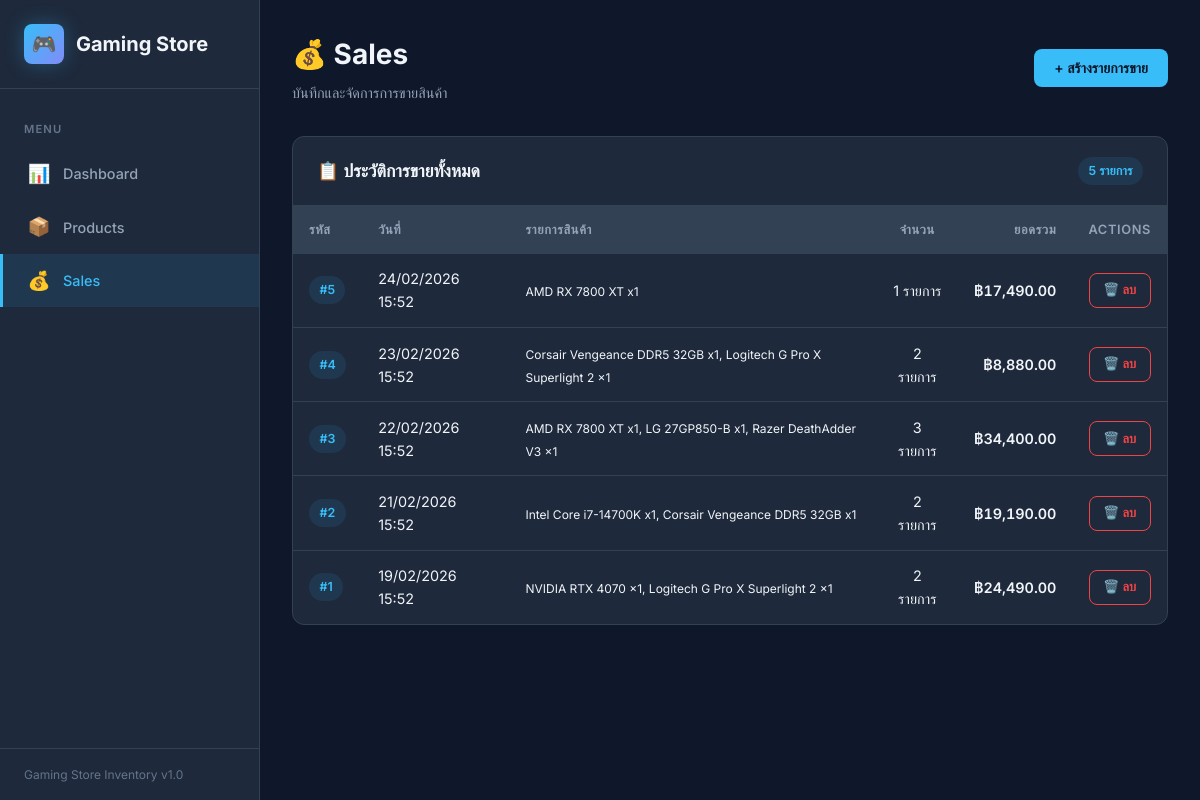
The page /sales.php on the database its author committed.
### tables this page shows
CREATE TABLE IF NOT EXISTS sales (
    id INT AUTO_INCREMENT PRIMARY KEY,
    sale_date TIMESTAMP DEFAULT CURRENT_TIMESTAMP,
    total_amount DECIMAL(10,2) NOT NULL DEFAULT 0.00
);

### sales.php (the view, shortened to what this page needs)
<?php
require_once 'db.php';
$sales = $pdo->query("
    SELECT s.id, s.sale_date, s.total_amount,
           GROUP_CONCAT(CONCAT(p.name, ' x', si.quantity) SEPARATOR ', ') as items_summary,
           COUNT(si.id) as item_count
    FROM sales s
    LEFT JOIN sale_items si ON s.id = si.sale_id
    LEFT JOIN products p ON si.product_id = p.id
    GROUP BY s.id
    ORDER BY s.sale_date DESC
")->fetchAll();
?>
<!DOCTYPE html>
<html lang="th">
<head>
    <link rel="stylesheet" href="assets/css/style.css">
</head>
<body>
<div class="app-layout">
    <aside class="sidebar">
        <div class="sidebar-header">
            <div class="sidebar-logo">
                <div class="logo-icon">🎮</div>
                <span>Gaming Store</span>
            </div>
        </div>
        <nav class="sidebar-nav">
            <div class="nav-section-title">Menu</div>
            <a href="index.php" class="nav-link">
                <span class="nav-icon">📊</span>
                <span>Dashboard</span>
            </a>
            <a href="products.php" class="nav-link">
                <span class="nav-icon">📦</span>
                <span>Products</span>
            </a>
            <a href="sales.php" class="nav-link active">
                <span class="nav-icon">💰</span>
                <span>Sales</span>
            </a>
        </nav>
        <div class="sidebar-footer">
            Gaming Store Inventory v1.0
        </div>
    </aside>
    <main class="main-content">
        <div class="page-header" style="display:flex;align-items:center;justify-content:space-between;">
            <div>
                <h1 class="page-title">💰 Sales</h1>
                <p class="page-subtitle">บันทึกและจัดการการขายสินค้า</p>
            </div>
            <button class="btn btn-primary" onclick="openSaleModal()">+ สร้างรายการขาย</button>
        </div>
        <div class="card">
            <div class="card-header">
                <h2 class="card-title">📋 ประวัติการขายทั้งหมด</h2>
                <span class="badge badge-info"><?= count($sales) ?> รายการ</span>
            </div>
            <div class="table-wrapper">
                <?php if (count($sales) > 0): ?>
                <table>
                    <thead>
                        <tr>
                            <th>รหัส</th>
                            <th>วันที่</th>
                            <th>รายการสินค้า</th>
                            <th class="text-center">จำนวน</th>
                            <th class="text-right">ยอดรวม</th>
                            <th class="text-center">Actions</th>
                        </tr>
                    </thead>
                    <tbody>
                        <?php foreach ($sales as $sale): ?>
                        <tr>
                            <td><span class="badge badge-info">#<?= $sale['id'] ?></span></td>
                            <td><?= date('d/m/Y H:i', strtotime($sale['sale_date'])) ?></td>
                            <td>
                                <small><?= htmlspecialchars($sale['items_summary'] ?? 'N/A') ?></small>
                            </td>
                            <td class="text-center"><?= $sale['item_count'] ?> รายการ</td>
                            <td class="text-right price">฿<?= number_format($sale['total_amount'], 2) ?></td>
                            <td class="text-center">
                                <a href="sales.php?delete=<?= $sale['id'] ?>" class="btn btn-sm btn-danger"
                                   onclick="return confirm('ต้องการลบรายการขาย #<?= $sale['id'] ?> หรือไม่?\nstock จะถูกคืนให้สินค้า')">
                                    🗑️ ลบ
                                </a>
                            </td>
                        </tr>
                        <?php endforeach; ?>
                    </tbody>
                </table>
                <?php endif; ?>
            </div>
        </div>
    </main>
</div>
</body>
</html>

### rows shown on the page
sales: id "5", sale_date "24/02/2026 15:52", items_summary "AMD RX 7800 XT x1", item_count "1", total_amount "17,490.00"
sales: id "4", sale_date "23/02/2026 15:52", items_summary "Corsair Vengeance DDR5 32GB x1, Logitech G Pro X Superlight 2 x1", item_count "2", total_amount "8,880.00"
sales: id "3", sale_date "22/02/2026 15:52", items_summary "AMD RX 7800 XT x1, LG 27GP850-B x1, Razer DeathAdder V3 x1", item_count "3", total_amount "34,400.00"
sales: id "2", sale_date "21/02/2026 15:52", items_summary "Intel Core i7-14700K x1, Corsair Vengeance DDR5 32GB x1", item_count "2", total_amount "19,190.00"
sales: id "1", sale_date "19/02/2026 15:52", items_summary "NVIDIA RTX 4070 x1, Logitech G Pro X Superlight 2 x1", item_count "2", total_amount "24,490.00"

### other values the page prints
count($sales) "5"
